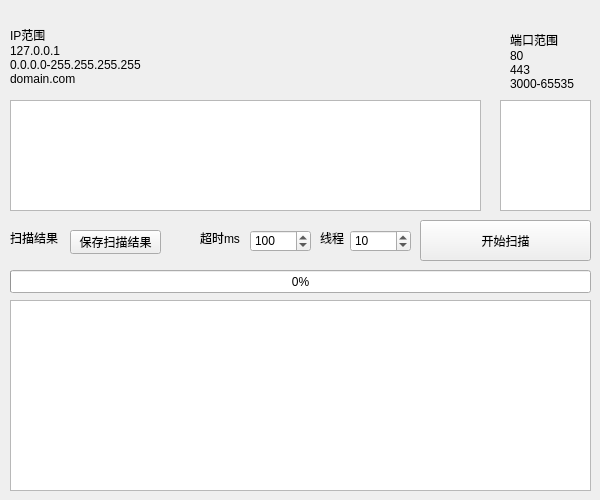
<?xml version="1.0" encoding="UTF-8"?>
<ui version="4.0">
 <class>Widget</class>
 <widget class="QWidget" name="Widget">
  <property name="geometry">
   <rect>
    <x>0</x>
    <y>0</y>
    <width>600</width>
    <height>500</height>
   </rect>
  </property>
  <property name="minimumSize">
   <size>
    <width>600</width>
    <height>500</height>
   </size>
  </property>
  <property name="maximumSize">
   <size>
    <width>600</width>
    <height>500</height>
   </size>
  </property>
  <property name="windowTitle">
   <string>Widget</string>
  </property>
  <widget class="QTextEdit" name="port_list">
   <property name="geometry">
    <rect>
     <x>500</x>
     <y>100</y>
     <width>91</width>
     <height>111</height>
    </rect>
   </property>
  </widget>
  <widget class="QLabel" name="label_3">
   <property name="geometry">
    <rect>
     <x>510</x>
     <y>30</y>
     <width>71</width>
     <height>61</height>
    </rect>
   </property>
   <property name="text">
    <string>端口范围
80
443
3000-65535</string>
   </property>
  </widget>
  <widget class="QPushButton" name="stard_scan">
   <property name="geometry">
    <rect>
     <x>420</x>
     <y>220</y>
     <width>171</width>
     <height>41</height>
    </rect>
   </property>
   <property name="text">
    <string>开始扫描</string>
   </property>
  </widget>
  <widget class="QSpinBox" name="threads">
   <property name="geometry">
    <rect>
     <x>350</x>
     <y>230</y>
     <width>61</width>
     <height>22</height>
    </rect>
   </property>
   <property name="minimum">
    <number>1</number>
   </property>
   <property name="maximum">
    <number>999</number>
   </property>
   <property name="value">
    <number>10</number>
   </property>
  </widget>
  <widget class="QLabel" name="label_4">
   <property name="geometry">
    <rect>
     <x>320</x>
     <y>230</y>
     <width>31</width>
     <height>16</height>
    </rect>
   </property>
   <property name="text">
    <string>线程</string>
   </property>
  </widget>
  <widget class="QLabel" name="label_5">
   <property name="geometry">
    <rect>
     <x>10</x>
     <y>230</y>
     <width>53</width>
     <height>16</height>
    </rect>
   </property>
   <property name="text">
    <string>扫描结果</string>
   </property>
  </widget>
  <widget class="QPushButton" name="pushButton">
   <property name="geometry">
    <rect>
     <x>70</x>
     <y>230</y>
     <width>91</width>
     <height>24</height>
    </rect>
   </property>
   <property name="text">
    <string>保存扫描结果</string>
   </property>
  </widget>
  <widget class="QTextEdit" name="IP_list">
   <property name="geometry">
    <rect>
     <x>10</x>
     <y>100</y>
     <width>471</width>
     <height>111</height>
    </rect>
   </property>
  </widget>
  <widget class="QLabel" name="label">
   <property name="geometry">
    <rect>
     <x>10</x>
     <y>20</y>
     <width>141</width>
     <height>71</height>
    </rect>
   </property>
   <property name="text">
    <string>IP范围
127.0.0.1
0.0.0.0-255.255.255.255
domain.com</string>
   </property>
  </widget>
  <widget class="QTextEdit" name="outputlist">
   <property name="geometry">
    <rect>
     <x>10</x>
     <y>300</y>
     <width>581</width>
     <height>191</height>
    </rect>
   </property>
   <property name="readOnly">
    <bool>true</bool>
   </property>
  </widget>
  <widget class="QLabel" name="label_2">
   <property name="geometry">
    <rect>
     <x>200</x>
     <y>230</y>
     <width>41</width>
     <height>16</height>
    </rect>
   </property>
   <property name="text">
    <string>超时ms</string>
   </property>
  </widget>
  <widget class="QSpinBox" name="timeout">
   <property name="geometry">
    <rect>
     <x>250</x>
     <y>230</y>
     <width>61</width>
     <height>22</height>
    </rect>
   </property>
   <property name="minimum">
    <number>1</number>
   </property>
   <property name="maximum">
    <number>1000</number>
   </property>
   <property name="value">
    <number>100</number>
   </property>
  </widget>
  <widget class="QProgressBar" name="type_bar">
   <property name="geometry">
    <rect>
     <x>10</x>
     <y>270</y>
     <width>581</width>
     <height>23</height>
    </rect>
   </property>
   <property name="value">
    <number>0</number>
   </property>
  </widget>
 </widget>
 <resources/>
 <connections/>
</ui>
